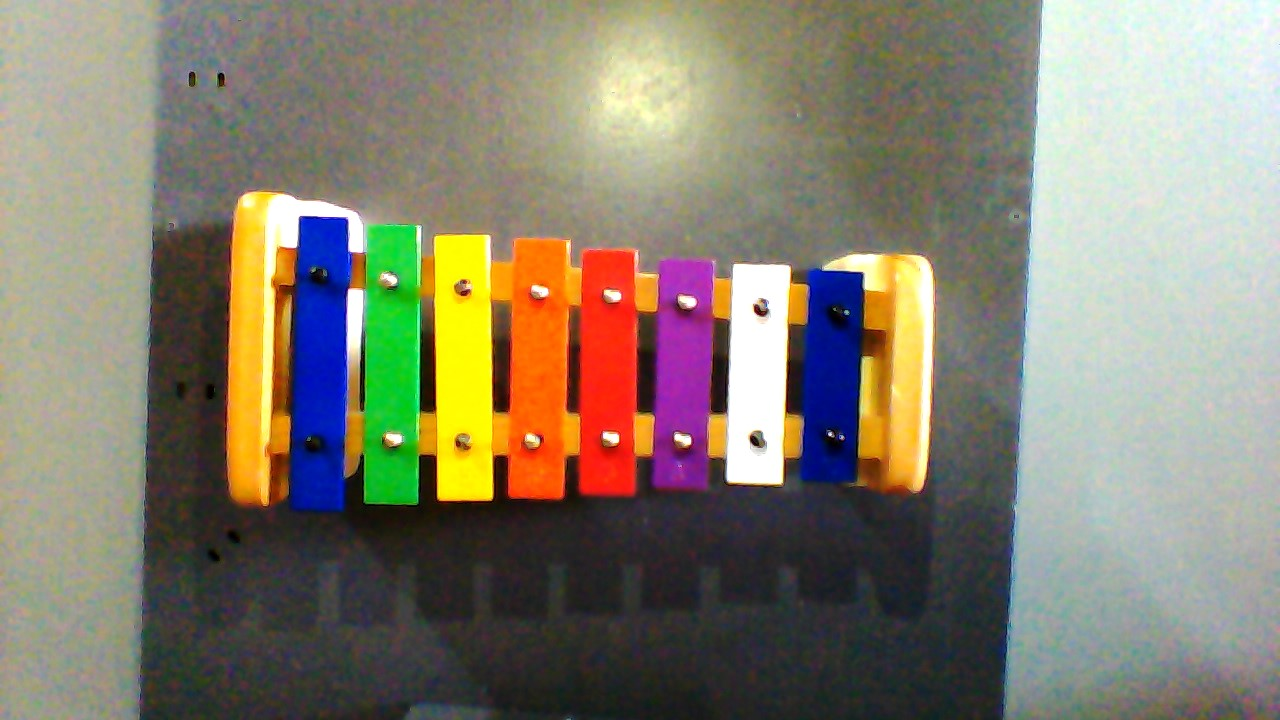
#> input picture computervision/EwanCV/Xylophone.jpeg, 1280 x 720 px, given in place of the camera
$ python Ellipse2.py
#> lines starting #> are read from the running program, lines starting #| are printed output that depends on the picture; after the words box and inside, x2 and y2 are one past the last pixel; in counts of white or black regions, pixels touching at a corner belong together
import numpy as np
import cv2
from computervision import Grid
from computervision.CenterPoint import CenterPoint


cap = cv2.VideoCapture(1)
DONE = False
finalObj = None
bready = False
b2ready = False
finalObj2 = None
boundarycenterleft = None
boundarycenterright = None
list = []

def run():
    width = int(cap.get(3))
    height = int(cap.get(4))
    global finalObj, DONE, bready, b2ready, finalObj2, list, boundarycenterleft, boundarycenterright
    while(DONE == False):
       # ret, frame = cap.read()

        kernel = cv2.getStructuringElement(cv2.MORPH_ELLIPSE, (3, 3))
        fgbg = cv2.createBackgroundSubtractorMOG2()
        while (1):
            ret, frame = cap.read()
#> frame is the input picture: shape (720, 1280, 3); mean B, G, R 111.9, 128.6, 134.3
            fgmask = fgbg.apply(frame)
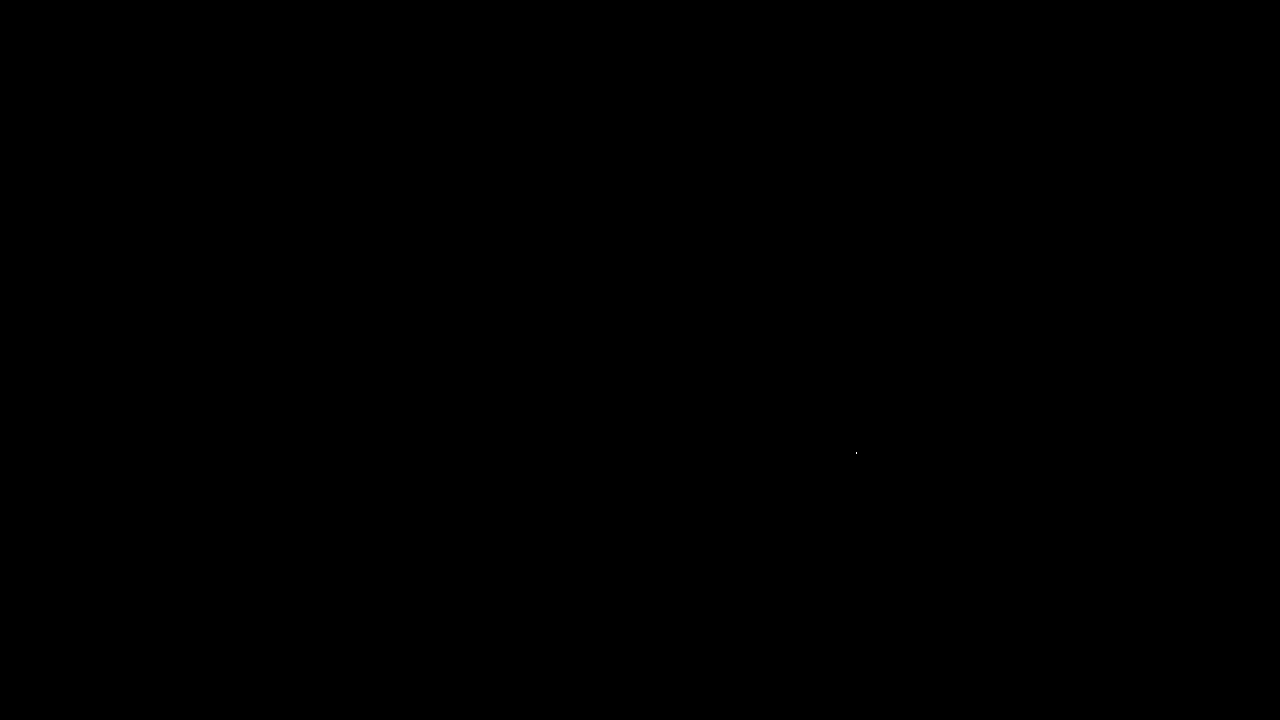
#> fgmask: shape (720, 1280); values 127 (black) and 255 (white), 0% white in thin lines or dots, all inside (x1, y1, x2, y2) = (856, 452, 857, 454)
            fgmask = cv2.morphologyEx(fgmask, cv2.MORPH_OPEN, kernel)
#> fgmask: shape (720, 1280); every value is 127
            cv2.imshow('frame', fgmask)
            k = cv2.waitKey(30) & 0xff
#> (key Esc is pressed here)
            if k == 27:
                break

        hsv = cv2.cvtColor(frame, cv2.COLOR_BGR2HSV)
#> hsv: shape (720, 1280, 3); mean H, S, V 59.2, 71.7, 146.7
        cv2.imshow('hsv', hsv)
        lower_black = np.array([0, 0, 0])
        upper_black = np.array([50, 50, 50])
        mask = cv2.inRange(hsv, lower_black, upper_black)
#> mask: shape (720, 1280); 2.4% white; 970 white regions (760 under 20 px), largest, box (x1, y1, x2, y2) and area: (457, 662, 568, 720) 1152, (570, 610, 662, 688) 926, (657, 663, 735, 709) 893
        kernel = np.ones((2, 2), np.uint8)
        erode = cv2.morphologyEx(mask, cv2.MORPH_ERODE, kernel)
#> erode: shape (720, 1280); 1.1% white in thin lines or dots, all inside (x1, y1, x2, y2) = (146, 241, 999, 720)
        kernel = np.ones((3, 3), np.uint8)
        dilatemask = cv2.dilate(erode, kernel, iterations=1)
#> dilatemask: shape (720, 1280); 2.9% white; 550 white regions (260 under 20 px), largest, box (x1, y1, x2, y2) and area: (547, 501, 592, 562) 900, (447, 554, 509, 596) 736, (570, 624, 629, 664) 710
        kernel = np.ones((4, 4), np.uint8)
        dilatemask = cv2.morphologyEx(dilatemask, cv2.MORPH_CLOSE, kernel)
#> dilatemask: shape (720, 1280); 3.2% white; 344 white regions (148 under 20 px)
        mask = dilatemask
        blackimg = cv2.bitwise_and(frame, frame, mask=mask)
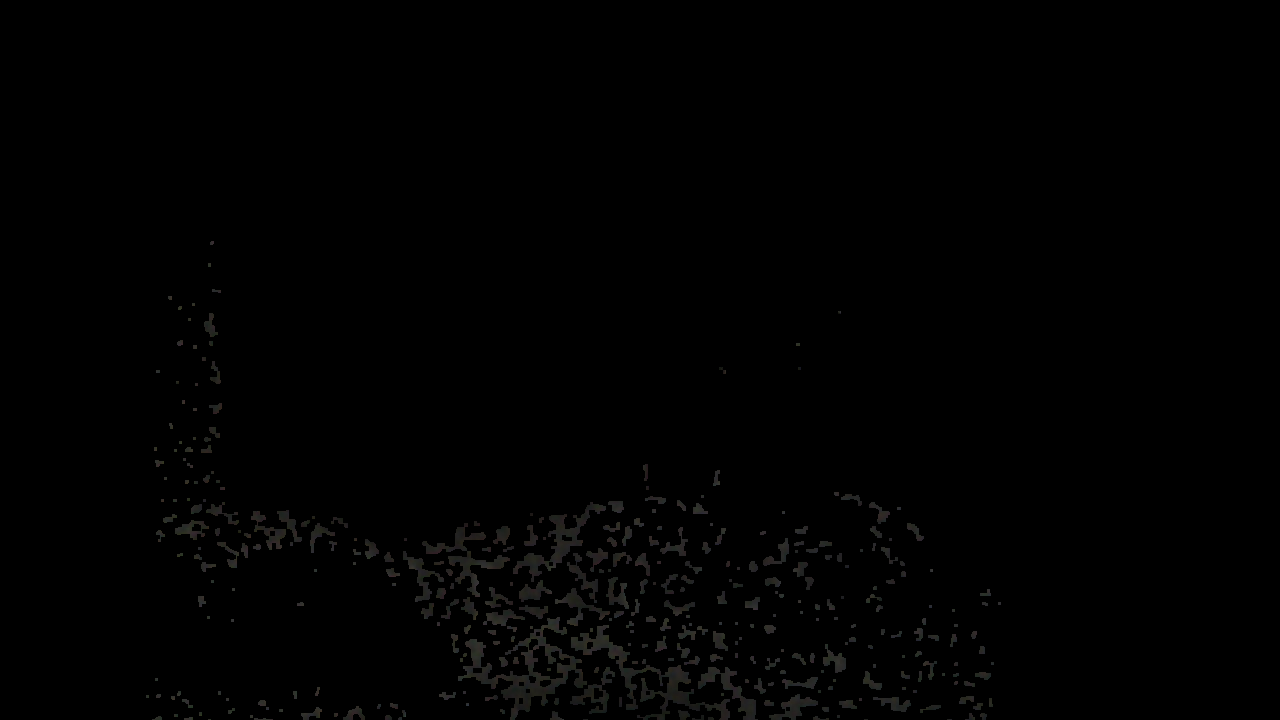
#> blackimg: shape (720, 1280, 3); mean B, G, R 1.2, 1.3, 1.3
        cv2.imshow('blackmask', mask)
        blackcnts = cv2.findContours(mask.copy(),
                                     cv2.RETR_EXTERNAL,
                                     cv2.CHAIN_APPROX_SIMPLE)[-2]
#> blackcnts = 343 contours, 186 with area under 20; largest, box (x1, y1, x2, y2) and area: (458, 617, 587, 720) 3958, (571, 625, 730, 720) 2390, (513, 502, 606, 582) 1418, (422, 523, 510, 597) 1153, (698, 667, 758, 720) 736
        if len(blackcnts) > 0:
            black_area = max(blackcnts, key=cv2.contourArea)
#> black_area = contour of 333 points, box (x1, y1, x2, y2) (458, 617, 587, 720), area 3958
            Obj = cv2.fitEllipse(black_area)
#> Obj = ((526.6, 665.2), (83.15, 108.5), 91.09)
            center = Obj[0]
#> center = (526.6, 665.2)
            size = Obj[1]
#> size = (83.15, 108.5)
            if (size[0] > 16 and size[0] < 20 and size[1] > 100 and size[1] < 110):
                finalObj = Obj
            if (finalObj != None):
                cv2.ellipse(frame, finalObj, (0, 255, 255), 2)
                bready = True

#SECOND HALF!!!!!!!!!!!!!!!!!!!!!!!!!!

        if bready:
            offset = int(finalObj[1][0]) + 350
        else:
            offset = 400
        crop = frame[0:height, offset:640]
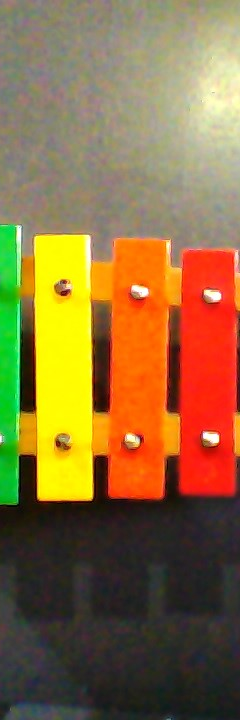
#> crop: shape (720, 240, 3); mean B, G, R 61.7, 109.3, 140.1
        cv2.imshow('crop', crop)

        hsv = cv2.cvtColor(crop, cv2.COLOR_BGR2HSV)
#> hsv: shape (720, 240, 3); mean H, S, V 39.3, 117, 146.9
        mask = cv2.inRange(hsv, lower_black, upper_black)
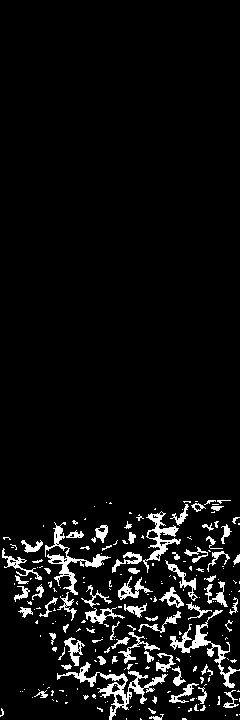
#> mask: shape (720, 240); 5.8% white; 223 white regions (152 under 20 px), largest, box (x1, y1, x2, y2) and area: (57, 662, 168, 720) 1152, (170, 610, 240, 688) 834, (45, 522, 111, 595) 820
        kernel = np.ones((2, 2), np.uint8)
        erode = cv2.morphologyEx(mask, cv2.MORPH_ERODE, kernel)
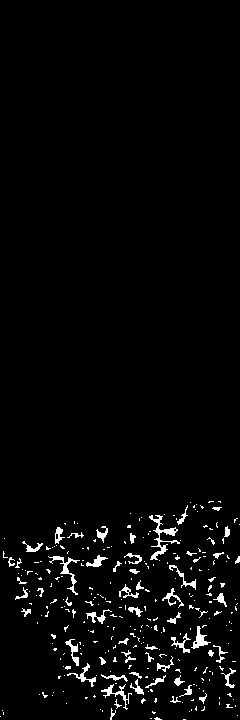
#> erode: shape (720, 240); 2.9% white in thin lines or dots, all inside (x1, y1, x2, y2) = (0, 501, 240, 720)
        kernel = np.ones((3, 3), np.uint8)
        dilatemask = cv2.dilate(erode, kernel, iterations=1)
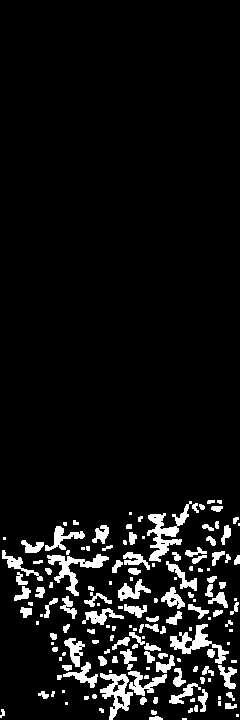
#> dilatemask: shape (720, 240); 7.3% white; 155 white regions (54 under 20 px), largest, box (x1, y1, x2, y2) and area: (147, 501, 192, 562) 900, (47, 554, 109, 596) 736, (170, 624, 229, 664) 710
        kernel = np.ones((4, 4), np.uint8)
        dilatemask = cv2.morphologyEx(dilatemask, cv2.MORPH_CLOSE, kernel)
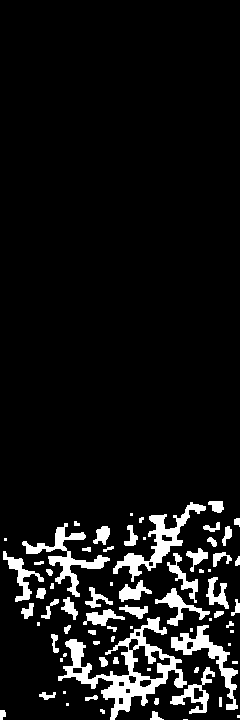
#> dilatemask: shape (720, 240); 8.2% white; 73 white regions (21 under 20 px)
        mask = dilatemask
        blackcnts = cv2.findContours(mask.copy(),
                                     cv2.RETR_EXTERNAL,
                                     cv2.CHAIN_APPROX_SIMPLE)[-2]
#> blackcnts = 72 contours, 29 with area under 20; largest, box (x1, y1, x2, y2) and area: (58, 617, 187, 720) 3958, (113, 502, 206, 582) 1418, (22, 523, 110, 597) 1153, (171, 625, 238, 710) 1094, (170, 667, 215, 714) 564
        if len(blackcnts) > 0:
            black_area = max(blackcnts, key=cv2.contourArea)
#> black_area = contour of 333 points, box (x1, y1, x2, y2) (58, 617, 187, 720), area 3958
            Obj2 = cv2.fitEllipse(black_area)
#> Obj2 = ((126.6, 665.2), (83.15, 108.5), 91.09)
            angle = Obj[2]
#> angle = 91.09
            center = Obj2[0]
#> center = (126.6, 665.2)
            size = Obj2[1]
            center = (center[0] + offset, center[1])
#> center = (526.6, 665.2)
            Obj2 = (center, size, angle)
#> Obj2 = ((526.6, 665.2), (83.15, 108.5), 91.09)
            if (size[0] > 16 and size[0] < 25 and size[1] > 150 and size[1] < 175):
                print(size)
                finalObj2 = Obj2
            if (finalObj2 != None):
                cv2.ellipse(frame, finalObj2, (255,0, 0), 2)
                b2ready = True


        if bready:
            cv2.circle(frame, (int(finalObj[0][0]), int(finalObj[0][1])), 1, (0, 0, 255), 3)
            boundarycenterleft = (int(finalObj[0][0]), int(finalObj[0][1]))
        if b2ready:
            cv2.circle(frame, (int(finalObj2[0][0]), int(finalObj2[0][1])), 1, (0, 0, 255), 3)
            boundarycenterright = (int(finalObj2[0][0]), int(finalObj2[0][1]))
        if b2ready and bready and (abs(int(finalObj2[0][0]) - int(finalObj[0][0])) > 40 or abs(int(finalObj2[0][1]) - int(finalObj[0][1])) > 40):

            lineThickness = 2
            cv2.line(frame, (int(finalObj[0][0]), int(finalObj[0][1])), (int(finalObj2[0][0]), int(finalObj2[0][1])), (0, 255, 0), lineThickness)
            cv2.circle(frame, (int(finalObj[0][0] + (1 / 9) * (finalObj2[0][0] - finalObj[0][0])), int((finalObj[0][1] + (1 / 9) * (finalObj2[0][1] - finalObj[0][1])))), 1,(0, 0, 255), 3)
            cv2.circle(frame, (int(finalObj[0][0] + (2 / 9)*(finalObj2[0][0]-finalObj[0][0])), int((finalObj[0][1] + (2/9)*(finalObj2[0][1]-finalObj[0][1])))), 1, (0, 0, 255), 3)
            cv2.circle(frame, (int(finalObj[0][0] + (3 / 9) * (finalObj2[0][0] - finalObj[0][0])),
                               int((finalObj[0][1] + (3 / 9) * (finalObj2[0][1] - finalObj[0][1])))), 1, (0, 0, 255), 3)
            cv2.circle(frame, (int(finalObj[0][0] + (4 / 9) * (finalObj2[0][0] - finalObj[0][0])),
                               int((finalObj[0][1] + (4 / 9) * (finalObj2[0][1] - finalObj[0][1])))), 1, (0, 0, 255), 3)
            cv2.circle(frame, (int(finalObj[0][0] + (5 / 9) * (finalObj2[0][0] - finalObj[0][0])),
                               int((finalObj[0][1] + (5 / 9) * (finalObj2[0][1] - finalObj[0][1])))), 1, (0, 0, 255), 3)
            cv2.circle(frame, (int(finalObj[0][0] + (6 / 9) * (finalObj2[0][0] - finalObj[0][0])),
                               int((finalObj[0][1] + (6 / 9) * (finalObj2[0][1] - finalObj[0][1])))), 1, (0, 0, 255), 3)
            cv2.circle(frame, (int(finalObj[0][0] + (7 / 9) * (finalObj2[0][0] - finalObj[0][0])),
                               int((finalObj[0][1] + (7 / 9) * (finalObj2[0][1] - finalObj[0][1])))), 1, (0, 0, 255), 3)
            cv2.circle(frame, (int(finalObj[0][0] + (8 / 9) * (finalObj2[0][0] - finalObj[0][0])),
                               int((finalObj[0][1] + (8 / 9) * (finalObj2[0][1] - finalObj[0][1])))), 1, (0, 0, 255), 3)
            print(" List Found")
            createList(int(finalObj[0][0]), int(finalObj[1][0]), int(finalObj[0][1]), int(finalObj[1][1]))

            cv2.imwrite('Xylobot\centerpoints.jpg', frame)
            print('Printed')
            DONE = True

        cv2.imshow('frame', frame)
        k = cv2.waitKey(5) & 0xFF
#> (key Esc is pressed here)
        if k == 27:
            break
    cap.release()
    cv2.destroyAllWindows()


def getList():
    global list
    return list

def createList(blackcx, black2cx, blackcy, black2cy):
    global list
    print(" LIST CERATED")
    list.append(CenterPoint("c6", int(blackcx + (8 / 9) * (black2cx - blackcx)),
                            int(blackcy + (8 / 9) * (black2cy - blackcy)), 0, 0, 0))
    list.append(
        CenterPoint("d6", int(blackcx + (7 / 9) * (black2cx - blackcx)), int(blackcy + (7 / 9) * (black2cy - blackcy)),
                    0, 0, 0))
    list.append(
        CenterPoint("e6", int(blackcx + (6 / 9) * (black2cx - blackcx)), int(blackcy + (6 / 9) * (black2cy - blackcy)),
                    0, 0, 0))
    list.append(
        CenterPoint("f6", int(blackcx + (5 / 9) * (black2cx - blackcx)), int(blackcy + (5 / 9) * (black2cy - blackcy)),
                    0, 0, 0))
    list.append(
        CenterPoint("g6", int(blackcx + (4 / 9) * (black2cx - blackcx)), int(blackcy + (4 / 9) * (black2cy - blackcy)),
                    0, 0, 0))
    list.append(
        CenterPoint("a6", int(blackcx + (3 / 9) * (black2cx - blackcx)), int(blackcy + (3 / 9) * (black2cy - blackcy)),
                    0, 0, 0))
    list.append(
        CenterPoint("b7", int(blackcx + (2 / 9) * (black2cx - blackcx)), int(blackcy + (2 / 9) * (black2cy - blackcy)),
                    0, 0, 0))
    list.append(
        CenterPoint("c7", int(blackcx + (1 / 9) * (black2cx - blackcx)), int(blackcy + (1 / 9) * (black2cy - blackcy)),
                    0, 0, 0))

def getBoundaryMidpoints():
    global boundarycenterleft, boundarycenterright
    return boundarycenterleft, boundarycenterright

def destroyWindows():
    try:
        cap.release()
        cv2.destroyAllWindows()
    except:
        print("No getSides() windows to destroy")

if __name__ == '__main__':
    run()

$ run again, on computervision/EwanCV/xy.jpg
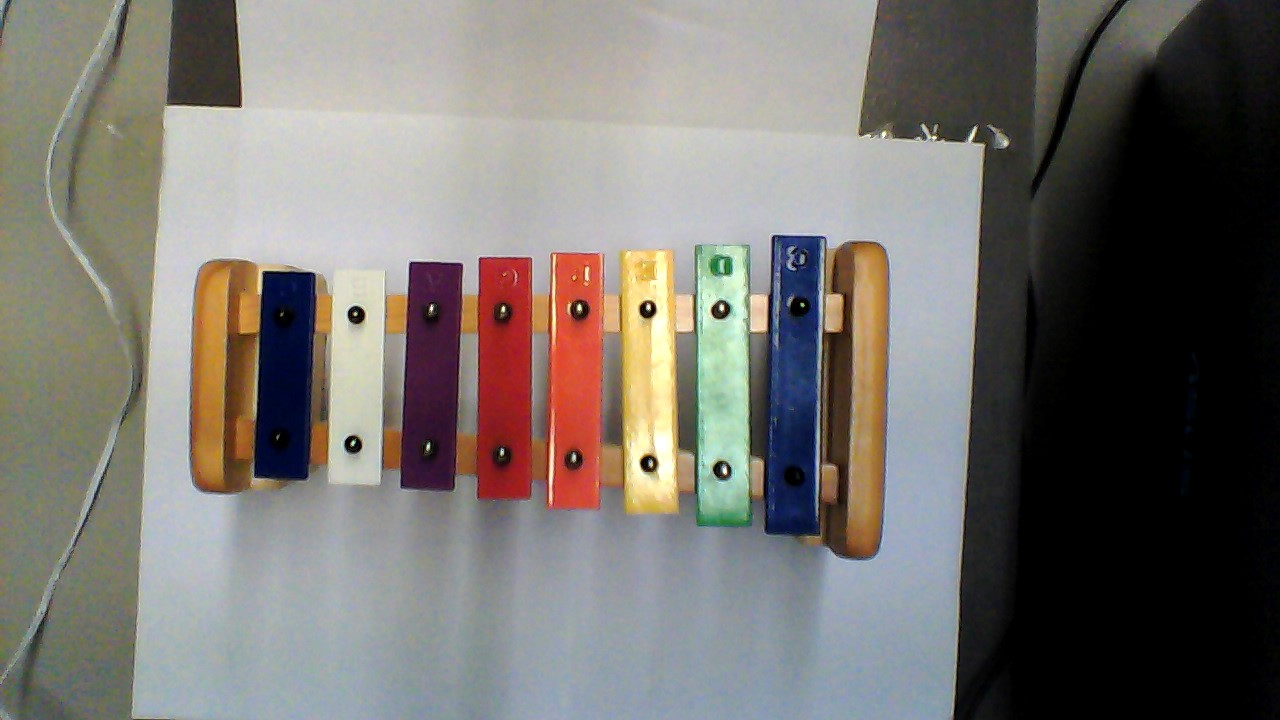
#> input picture computervision/EwanCV/xy.jpg, 1280 x 720 px, given in place of the camera
#> in run, frame is the input picture: shape (720, 1280, 3); mean B, G, R 110.6, 115.3, 118.9
#> in run, `fgmask = fgbg.apply(frame)`:
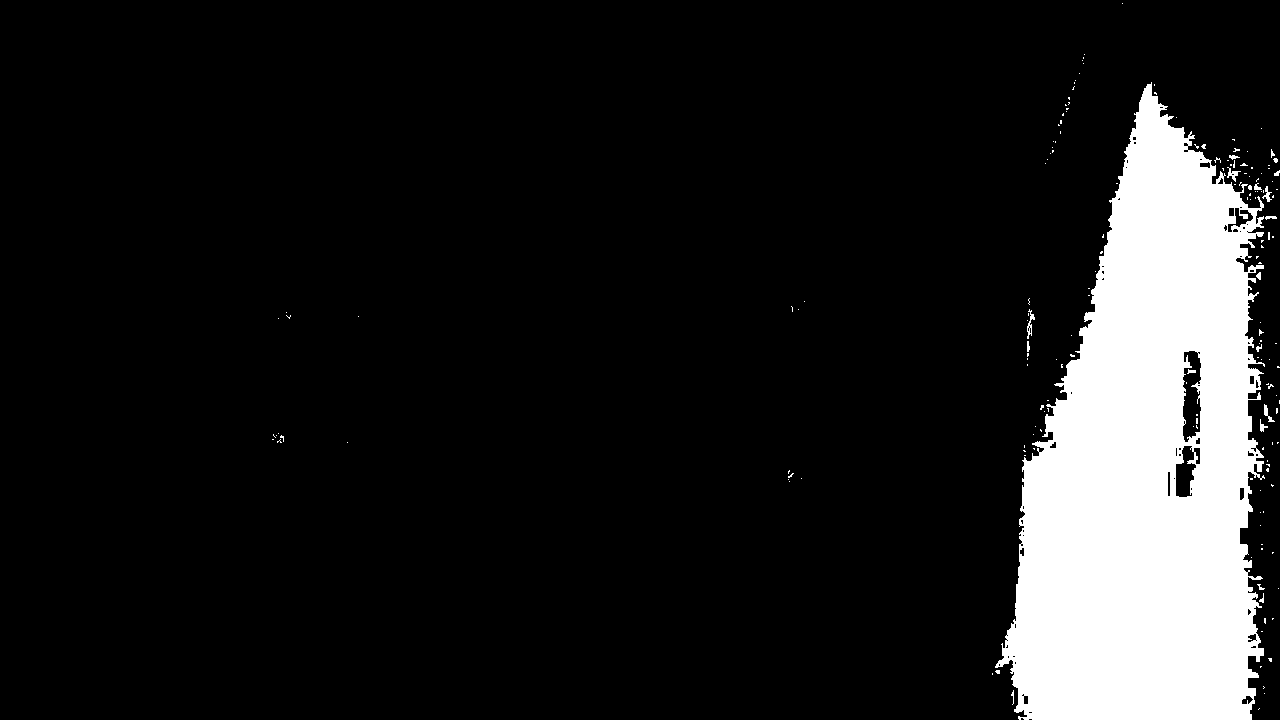
#> fgmask: shape (720, 1280); values 127 (black) and 255 (white), 12.1% white; 178 white regions (161 under 20 px), largest, box (x1, y1, x2, y2) and area: (995, 82, 1265, 720) 110589, (1027, 309, 1035, 339) 87, (1227, 167, 1241, 182) 76
#> in run, `blackcnts = cv2.findContours(mask.copy(), cv2.RETR_EXTERNAL, cv2.CHAIN..`: blackcnts = 72 contours, 38 with area under 20; largest, box (x1, y1, x2, y2) and area: (969, 48, 1280, 720) 154731, (966, 513, 1008, 578) 864, (1218, 21, 1280, 57) 840, (1173, 8, 1204, 50) 298, (1203, 0, 1244, 22) 240
#> in run, `black_area = max(blackcnts, key=cv2.contourArea)`: black_area = contour of 1985 points, box (x1, y1, x2, y2) (969, 48, 1280, 720), area 154731
#> Obj = ((1133.7, 457.7), (298.6, 809), 2.65)
#> in run, `center = Obj[0]`: center = (1133.7, 457.7)
#> in run, `size = Obj[1]`: size = (298.6, 809)
#> in run, `crop = frame[0:height, offset:640]`:
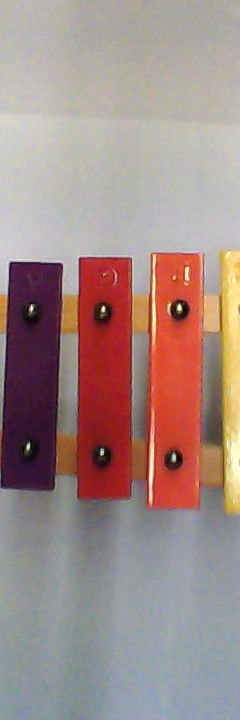
#> crop: shape (720, 240, 3); mean B, G, R 135.1, 138.9, 161.1
#> in run, `blackcnts = cv2.findContours(mask.copy(), cv2.RETR_EXTERNAL, cv2.CHAIN..`: blackcnts = 2 contours, all with area under 20
#> in run, `black_area = max(blackcnts, key=cv2.contourArea)`: black_area = [[36, 308], [35, 309], [35, 311], [37, 311], [38, 310], [38, 308]]
#> in run, `Obj2 = cv2.fitEllipse(black_area)`: Obj2 = ((36.5, 309.5), (3, 4.24), 45)
#> angle = 2.65
#> in run, `center = Obj2[0]`: center = (36.5, 309.5)
#> in run, `size = Obj2[1]`: size = (3, 4.24)
#> in run, `center = (center[0] + offset, center[1])`: center = (436.5, 309.5)
#> in run, `Obj2 = (center, size, angle)`: Obj2 = ((436.5, 309.5), (3, 4.24), 2.65)
